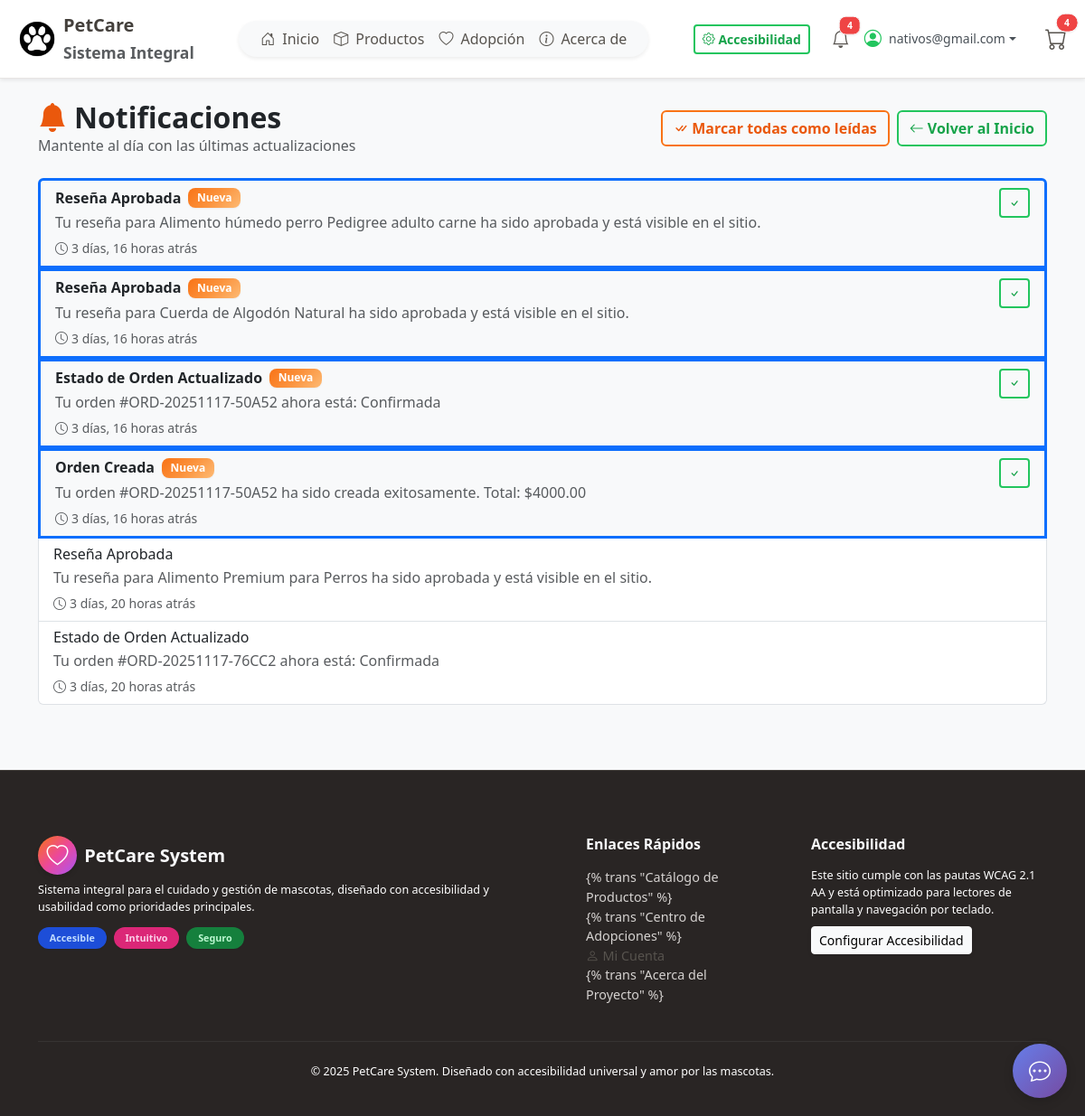
Screenshot of /es/accounts/notificaciones/ (signed in) with the database file from the repository.
### accounts/models.py (models this page shows, shortened)
class Notification(models.Model):
    user = models.ForeignKey(
        User,
        on_delete=models.CASCADE,
        related_name='notifications',
        verbose_name="Usuario"
    )
    title = models.CharField("Título", max_length=200)
    message = models.TextField("Mensaje", max_length=500)
    type = models.CharField(
        "Tipo",
        max_length=50,
        choices=NotificationType.choices,
        default=NotificationType.GENERAL
    )
    is_read = models.BooleanField("Leída", default=False)
    created_at = models.DateTimeField("Fecha de Creación", auto_now_add=True)
    class Meta:
        ordering = ['-created_at']
        verbose_name = "Notificación"
        verbose_name_plural = "Notificaciones"

### accounts/views.py (the view)
# urls.py: path("notificaciones/", views.notifications_list, name="notifications"),
@login_required
def notifications_list(request):
    from django.db.utils import OperationalError
    try:
        from .models import Notification
        notifications = Notification.objects.filter(user=request.user)
        unread_count = notifications.filter(is_read=False).count()
    except OperationalError:
        notifications = []
        unread_count = 0
    context = {
        'notifications': notifications,
        'unread_count': unread_count,
    }
    return render(request, 'accounts/notifications.html', context)

### templates/accounts/notifications.html (shortened to what this page needs)
{% extends "base.html" %}
{% load static %}
{% load humanize %}
{% load i18n %}
{% block content %}
<div class="d-flex justify-content-between align-items-center mb-4">
  <div>
    <h2 class="fw-bold m-0">
      <i class="bi bi-bell-fill text-primary me-2"></i>{% trans "Notificaciones" %}
    </h2>
    <p class="text-muted m-0">
      {% trans "Mantente al día con las últimas actualizaciones" %}
    </p>
  </div>
  <div class="d-flex gap-2">
    {% if unread_count > 0 %}
      <form method="post" action="{% url 'accounts:mark_all_notifications_read' %}" class="d-inline">
        <button type="submit" class="btn btn-outline-primary">
          <i class="bi bi-check-all me-1"></i>{% trans "Marcar todas como leídas" %}
        </button>
      </form>
    {% endif %}
    <a href="{% url 'home' %}" class="btn btn-outline-secondary">
      <i class="bi bi-arrow-left me-1"></i>{% trans "Volver al Inicio" %}
    </a>
  </div>
</div>
{% if notifications %}
  <div class="list-group">
    {% for notification in notifications %}
      <div class="list-group-item {% if not notification.is_read %}bg-light border-start border-primary border-3{% endif %}">
        <div class="d-flex justify-content-between align-items-start">
          <div class="flex-grow-1">
            <div class="d-flex align-items-center gap-2 mb-1">
              <h6 class="mb-0 {% if not notification.is_read %}fw-bold{% endif %}">
                {{ notification.title }}
              </h6>
              {% if not notification.is_read %}
                <span class="badge bg-primary">{% trans "Nueva" %}</span>
              {% endif %}
            </div>
            <p class="mb-1 text-muted">{{ notification.message }}</p>
            <small class="text-muted">
              <i class="bi bi-clock me-1"></i>{{ notification.created_at|timesince }} {% trans "atrás" %}
            </small>
          </div>
          {% if not notification.is_read %}
            <form method="post" action="{% url 'accounts:mark_notification_read' notification.id %}" class="ms-2">
              <button type="submit" class="btn btn-sm btn-outline-secondary" title="{% trans 'Marcar como leída' %}">
                <i class="bi bi-check"></i>
              </button>
            </form>
          {% endif %}
        </div>
      </div>
    {% endfor %}
  </div>
{% endif %}
{% endblock %}

### templates/base.html (shortened to what this page needs)
{% load static %}
{% load i18n %}
{% load cart_tags %}
{% load accounts_tags %}
<!DOCTYPE html>
    <html lang="{{ request.LANGUAGE_CODE }}">
    <head>
        <link href="https://cdn.jsdelivr.net/npm/bootstrap@5.3.3/dist/css/bootstrap.min.css" rel="stylesheet" />
        <link href="https://cdn.jsdelivr.net/npm/bootstrap-icons@1.11.3/font/bootstrap-icons.css" rel="stylesheet" />
        <link rel="stylesheet" href="{% static 'css/colors.css' %}" />
        <link rel="stylesheet" href="{% static 'css/bootstrap-overrides.css' %}" />
        <link rel="stylesheet" href="{% static 'css/style.css' %}" />
        <link rel="stylesheet" href="{% static 'css/accessibility.css' %}" />
        <link rel="stylesheet" href="{% static 'css/base.css' %}" />
        {% if OPENAI_ENABLED %}
        <link rel="stylesheet" href="{% static 'css/chatbot.css' %}" />
        {% endif %}
    </head>
    <body class="bg-light">
        {% get_cart as current_cart %}
        <nav class="navbar navbar-expand-lg bg-white shadow-sm p-2 d-none d-lg-block"
            style="position: relative; z-index: 1030;">
            <div class="container-fluid" style="position: relative;">
                <a class="navbar-brand d-flex align-items-center" href="{% url 'home' %}">
                    <img src="{% static 'img/png/Icono1.png' %}" alt="PetCare Logo" style="width: 42px" />
                    <span class="ms-2">
                        <span class="fw-bold">PetCare</span><br />
                        <small class="text-muted">{% trans "Sistema Integral" %}</small>
                    </span>
                </a>
                <div class="mx-auto rounded-pill bg-light shadow-sm px-4 py-2 d-flex gap-3 align-items-center">
                    <a class="nav-link {% if request.resolver_match.url_name == 'home' %}active fw-bold{% endif %} d-flex align-items-center"
                        href="{% url 'home' %}">
                        <i class="bi bi-house-door" aria-hidden="true"></i> <span class="ms-2">{% trans "Inicio" %}</span>
                    </a>
                    <a class="nav-link {% if request.resolver_match.app_name == 'catalog' %}active fw-bold{% endif %} d-flex align-items-center"
                        href="{% url 'catalog:product_list' %}">
                        <i class="bi bi-box" aria-hidden="true"></i> <span class="ms-2">{% trans "Productos" %}</span>
                    </a>
                    <a class="nav-link {% if request.resolver_match.app_name == 'adoption' %}active fw-bold{% endif %} d-flex align-items-center"
                        href="{% url 'adoption:list'%}">
                        <i class="bi bi-heart" aria-hidden="true"></i> <span class="ms-2">{% trans "Adopción" %}</span>
                    </a>
                    <a class="nav-link {% if request.resolver_match.url_name == 'about' %}active fw-bold{% endif %} d-flex align-items-center"
                        href="{% url 'about' %}">
                        <i class="bi bi-info-circle" aria-hidden="true"></i> <span class="ms-2">{% trans "Acerca de" %}</span>
                    </a>
                </div>
                <div class="d-flex align-items-center gap-2 ms-3">
                    <a class="btn btn-outline-secondary btn-sm" href="{% url 'accessibility' %}">
                        <i class="bi bi-gear" aria-hidden="true"></i> {% trans "Accesibilidad" %}
                    </a>
                    {% if request.user.is_authenticated %}
                    {% get_unread_notifications_count request.user as unread_count %}
                    <a class="nav-link position-relative me-2" href="{% url 'accounts:notifications' %}"
                        aria-label="{% trans 'Ver notificaciones' %}">
                        <i class="bi bi-bell fs-5" aria-hidden="true"></i>
                        {% if unread_count > 0 %}
                        <span
                            class="position-absolute top-0 start-100 translate-middle badge r
                            ounded-pill bg-danger border border-light"
                            style="font-size: 0.65em;">
                            {{ unread_count }}
                        </span>
                        {% endif %}
                    </a>
                    <div class="dropdown me-3">
                        <a class="d-flex align-items-center text-decoration-none dropdown-toggle" href="#" role="button"
                            id="userDropdown" data-bs-toggle="dropdown" data-bs-auto-close="true" aria-expanded="false"
                            style="color: #495057; cursor: pointer; white-space: nowrap;">
                            <i class="bi bi-person-circle me-2 text-success" style="font-size: 1.2rem;"></i>
                            <div class="d-flex flex-column align-items-start">
                                <span class="small" style="font-weight: 500;">{{ request.user.email|default:request.user.username }}</span>
                            </div>
                        </a>
                                    {% get_unread_notifications_count request.user as unread_count %}
                    </div>
                    {% else %}
                    <a class="btn btn-outline-dark btn-sm" href="{% url 'accounts:login' %}">
                        <i class="bi bi-box-arrow-in-right me-1" aria-hidden="true"></i>{% trans "Iniciar Sesión" %}
                    </a>
                    <a class="btn btn-primary btn-sm" href="{% url 'accounts:registro' %}">{% trans "Registrarse" %}</a>
                            {% endif %}
                            <a class="nav-link position-relative ms-2" href="{% url 'cart:cart_detail' %}"
                                aria-label="{% trans 'Ver carrito de compras' %}">
                                <i class="bi bi-cart fs-4" aria-hidden="true"></i>
                                {% with item_count=current_cart|cart_item_count %}
                                {% if item_count > 0 %}
                                <span
                                    class="position-absolute top-0 start-100 translate-middle badge rounded-pill bg-danger border border-light"
                                    style="font-size: 0.65em;">
                                    {{ item_count }}
                                </span>
                                {% endif %}
                                {% endwith %}
                            </a>
                </div>
            </div>
        </nav>
                                {% get_current_language as LANGUAGE_CODE %}
                                {% get_available_languages as LANGUAGES %}
                                {% get_language_info_list for LANGUAGES as languages %}
        <main class="container py-4">
            {% block content %}{% endblock %}
        </main>
        <footer class="footer-dark text-white mt-5 pt-5 pb-3">
            <div class="container-lg py-4">
                <div class="row gy-4">
                    <div class="col-md-6 d-flex flex-column align-items-start">
                        <div class="d-flex align-items-center mb-2">
                            <div class="logo-footer d-flex align-items-center justify-content-center rounded-circle me-2"
                                style="width: 2.7rem; height: 2.7rem; background: var(--gradient-warm); box-shadow: var(--shadow-md);">
                                <i class="bi bi-heart fs-4 text-white" role="img"
                                    aria-label="{% trans 'Icono de corazón' %}"></i>
                            </div>
                            <span class="fs-5 fw-bold text-light">PetCare System</span>
                        </div>
                        <p class="mb-2 small text-start">
                        </p>
                        <div class="d-flex gap-2 mt-1">
                            <span class="badge rounded-pill badge-accesible">{% trans "Accesible" %}</span>
                            <span class="badge rounded-pill badge-intuitivo">{% trans "Intuitivo" %}</span>
                            <span class="badge rounded-pill badge-seguro">{% trans "Seguro" %}</span>
                        </div>
                    </div>
                    <div class="col-md-3 px-lg-5 text-start">
                        <h6 class="fw-bold mb-3 text-light">{% trans "Enlaces Rápidos" %}</h6>
                        <ul class="list-unstyled">
                            <li><a href="{% url 'catalog:product_list' %}" class="text-decoration-none">{% trans
                                    "Catálogo de Productos" %}</a></li>
                            <li><a href="{% url 'adoption:list'%}" class="text-decoration-none">{% trans "Centro de
                                    Adopciones" %}</a></li>
                            <li class="nav-item"><a
                                    class="nav-link {% if request.resolver_match.url_name == 'profile' %}active fw-bold{% endif %}"
                                    href="{% url 'accounts:profile' %}"><i class="bi bi-person me-1"
                                        aria-hidden="true"></i>{% trans "Mi Cuenta" %}</a></li>
                            <li><a href="{% url 'about' %}" class="text-decoration-none">{% trans "Acerca del Proyecto"
                                    %}</a></li>
                        </ul>
                    </div>
                    <div class="col-md-3 text-start">
                        <h6 class="fw-bold mb-3 text-light">{% trans "Accesibilidad" %}</h6>
                        <p class="small mb-2">
                        </p>
                        <a href="{% url 'accessibility' %}" class="btn btn-light shadow-sm btn-sm">
                            {% trans "Configurar Accesibilidad" %}
                        </a>
                    </div>
                </div>
                <hr class="my-4" style="border-color: rgba(255, 255, 255, 0.25);" />
                <div class="text-center small">
                    {% now "Y" as current_year %}
                </div>
            </div>
        </footer>
        {% if OPENAI_ENABLED %}
        <div id="chatbot-widget" class="chatbot-widget">
            <div id="chatbot-toggle" class="chatbot-toggle">
                <i class="bi bi-chat-dots"></i>
            </div>
        </div>
        {% endif %}
    </body>
    </html>

### rows the page displays
Notification: title "Reseña Aprobada", message "Tu reseña para Alimento húmedo perro Pedigree adulto carne ha sido aprobada y está visible en el sitio.", created_at "3 días, 16 horas", is_read False (drawn)
Notification: title "Reseña Aprobada", message "Tu reseña para Cuerda de Algodón Natural ha sido aprobada y está visible en el sitio.", created_at "3 días, 16 horas", is_read False (drawn)
Notification: title "Estado de Orden Actualizado", message "Tu orden #ORD-20251117-50A52 ahora está: Confirmada", created_at "3 días, 16 horas", is_read False (drawn)
Notification: title "Orden Creada", message "Tu orden #ORD-20251117-50A52 ha sido creada exitosamente. Total: $4000.00", created_at "3 días, 16 horas", is_read False (drawn)
Notification: title "Reseña Aprobada", message "Tu reseña para Alimento Premium para Perros ha sido aprobada y está visible en el sitio.", created_at "3 días, 20 horas"
Notification: title "Estado de Orden Actualizado", message "Tu orden #ORD-20251117-76CC2 ahora está: Confirmada", created_at "3 días, 20 horas"

### other values shown
{{ unread_count }} "4"
{{ request.user.email|default:request.user.username }} "nativos@gmail.com"
{{ item_count }} "4"
